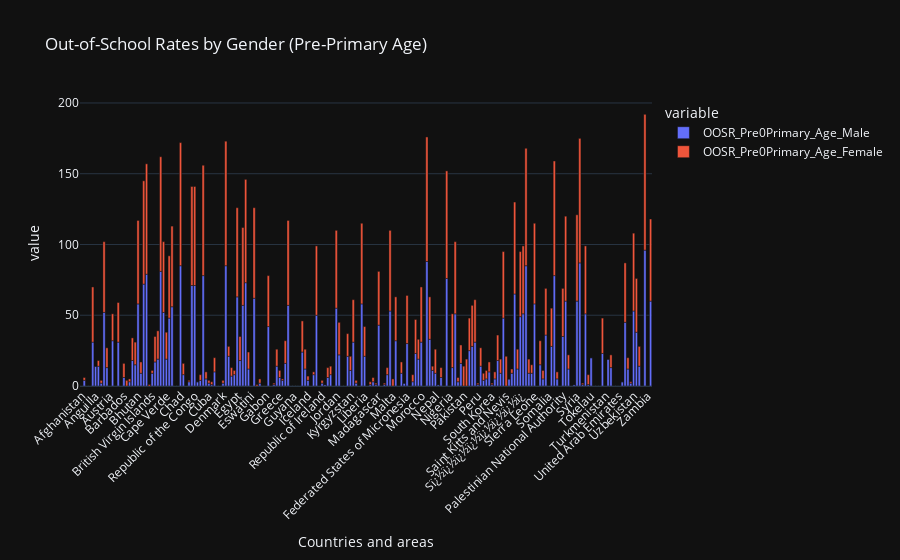

Notebook code cell kept with this figure:
### Markdown cell above
# Out-of-School Rates by Gender

### Code cell
fig = px.bar(df, x='Countries and areas', y=['OOSR_Pre0Primary_Age_Male', 'OOSR_Pre0Primary_Age_Female'],
             title='Out-of-School Rates by Gender (Pre-Primary Age)')
fig.update_layout(xaxis_tickangle=-45)
fig.show()

### Figure 1 — Plotly figure (JSON) as saved in the notebook; plotly's stock layout.template omitted (floating-point values rounded to 4 significant figures; data arrays with more than 128 entries replaced by an {"elided": "..."} marker saying what was removed)
{"data": [{"alignmentgroup": "True", "hovertemplate": "variable=OOSR_Pre0Primary_Age_Male<br>Countries and areas=%{x}<br>value=%{y}<extra></extra>", "legendgroup": "OOSR_Pre0Primary_Age_Male", "marker": {"color": "#636efa", "pattern": {"shape": ""}}, "name": "OOSR_Pre0Primary_Age_Male", "offsetgroup": "OOSR_Pre0Primary_Age_Male", "orientation": "v", "showlegend": true, "textposition": "auto", "x": {"elided": "202 str values"}, "xaxis": "x", "y": {"elided": "202 int values"}, "yaxis": "y", "type": "bar"}, {"alignmentgroup": "True", "hovertemplate": "variable=OOSR_Pre0Primary_Age_Female<br>Countries and areas=%{x}<br>value=%{y}<extra></extra>", "legendgroup": "OOSR_Pre0Primary_Age_Female", "marker": {"color": "#EF553B", "pattern": {"shape": ""}}, "name": "OOSR_Pre0Primary_Age_Female", "offsetgroup": "OOSR_Pre0Primary_Age_Female", "orientation": "v", "showlegend": true, "textposition": "auto", "x": {"elided": "202 str values"}, "xaxis": "x", "y": {"elided": "202 int values"}, "yaxis": "y", "type": "bar"}], "layout": {"xaxis": {"anchor": "y", "domain": [0.0, 1.0], "title": {"text": "Countries and areas"}, "tickangle": -45}, "yaxis": {"anchor": "x", "domain": [0.0, 1.0], "title": {"text": "value"}}, "legend": {"title": {"text": "variable"}, "tracegroupgap": 0}, "title": {"text": "Out-of-School Rates by Gender (Pre-Primary Age)"}, "barmode": "relative"}}
